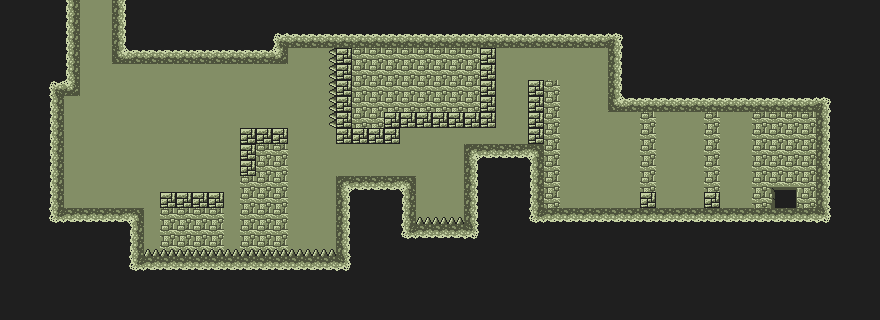

This is a level from a 2D game, rendered from its Tiled map with the project's own tilesets. A one-line summary and the map file follow, with tile-layer data summarised:
An orthogonal 55x20 tile map with 16x16 px tiles, 2 tile layers (Background, Cave), 1 hidden layer not drawn, 2 tilesets and 31 objects (21x GROUND, 4x 0, 3x ATTACK, 2x BAT, GUARD).

<map version="1.2" tiledversion="1.2.5" orientation="orthogonal" renderorder="right-down" width="55" height="20" tilewidth="16" tileheight="16" infinite="0" nextlayerid="9" nextobjectid="62">
 <tileset firstgid="1" name="Dungeon" tilewidth="16" tileheight="16" tilecount="45" columns="9">
  <image source="dungeon_tileset.png" width="150" height="80" />
 </tileset>
 <tileset firstgid="46" name="Pathfinding" tilewidth="16" tileheight="16" tilecount="4" columns="4">
  <image source="path_tileset.png" width="64" height="16" />
 </tileset>
 <objectgroup id="6" name="CheckPoints">
  <properties>
   <property name="size" value="4" />
  </properties>
  <object id="35" type="0" x="96" y="16">
   <point />
  </object>
  <object id="36" type="0" x="352" y="160">
   <point />
  </object>
  <object id="38" type="0" x="592" y="192">
   <point />
  </object>
  <object id="45" type="0" x="784" y="192">
   <point />
  </object>
 </objectgroup>
 <objectgroup id="5" name="Colliders">
  <object id="4" type="GROUND" x="64" y="208" width="80" height="112" />
  <object id="5" type="GROUND" x="0" y="96" width="64" height="224" />
  <object id="6" type="GROUND" x="0" y="-128" width="80" height="224" />
  <object id="7" type="GROUND" x="112" y="-128" width="176" height="192" />
  <object id="8" type="GROUND" x="288" y="0" width="320" height="48" />
  <object id="9" type="GROUND" x="336" y="176" width="80" height="144" />
  <object id="12" type="GROUND" x="416" y="224" width="48" height="96" />
  <object id="13" type="GROUND" x="144" y="256" width="192" height="64" />
  <object id="17" type="GROUND" x="464" y="144" width="64" height="176" />
  <object id="18" type="GROUND" x="528" y="80" width="16" height="240" />
  <object id="19" type="GROUND" x="544" y="208" width="272" height="112" />
  <object id="20" type="GROUND" x="608" y="0" width="208" height="112" />
  <object id="21" type="GROUND" x="816" y="0" width="64" height="320" />
  <object id="26" type="GROUND" x="160" y="192" width="64" height="16" />
  <object id="27" type="GROUND" x="240" y="128" width="16" height="48" />
  <object id="28" type="GROUND" x="256" y="128" width="32" height="16" />
  <object id="29" type="GROUND" x="336" y="48" width="64" height="96" />
  <object id="30" type="GROUND" x="400" y="48" width="96" height="80" />
  <object id="32" type="GROUND" x="640" y="192" width="16" height="16" />
  <object id="34" type="GROUND" x="704" y="192" width="16" height="16" />
  <object id="47" type="ATTACK" x="144" y="249" width="192" height="7" />
  <object id="49" type="ATTACK" x="329" y="48" width="7" height="80" />
  <object id="50" type="ATTACK" x="416" y="217" width="48" height="7" />
  <object id="59" type="GROUND" x="0" y="-160" width="288" height="32" />
 </objectgroup>
 <layer id="3" name="Background" width="55" height="20">
  <properties>
   <property name="toDraw" value="true" />
  </properties>
  <data>[1100 cells, 1100 non-empty, 8 distinct tile ids]</data>
 </layer>
 <layer id="4" name="Cave" width="55" height="20">
  <properties>
   <property name="toDraw" value="true" />
  </properties>
  <data>[1100 cells, 736 non-empty, 16 distinct tile ids]</data>
 </layer>
 <layer id="7" name="Pathfinding" width="55" height="20" visible="0">
  <properties>
   <property name="toDraw" value="false" />
  </properties>
  <data>[1100 cells, 1100 non-empty, 4 distinct tile ids]</data>
 </layer>
 <objectgroup id="8" name="Enemies">
  <object id="58" name="BAT" x="680" y="120">
   <point />
  </object>
  <object id="60" name="GUARD" x="264" y="120">
   <point />
  </object>
  <object id="61" name="BAT" x="432" y="136">
   <point />
  </object>
 </objectgroup>
</map>
